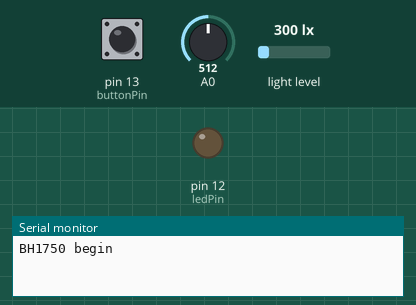
This sketch was run on a simulated Arduino Uno, built with avr-gcc and run on an emulated ATmega328P. Shown: output pins drawn as LEDs (lit = HIGH), the last lines printed to the serial monitor. Dashed ring = blinking. The inputs (shaded band) are chosen by the test bench; at power-on: pin 13 (buttonPin) LOW, A0 = 512, light level 300 lx.

Above: at 1.2 s.
1.3 s: pin 13 (buttonPin) pulled HIGH for 0.15 s
At 2.1 s:
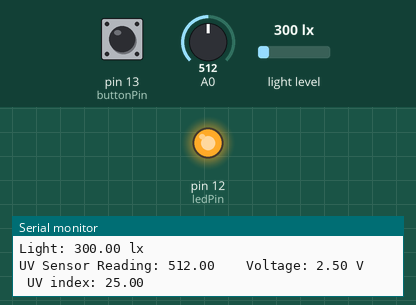
2.9 s: pin 13 (buttonPin) pulled HIGH for 1 s
At 3.3 s:
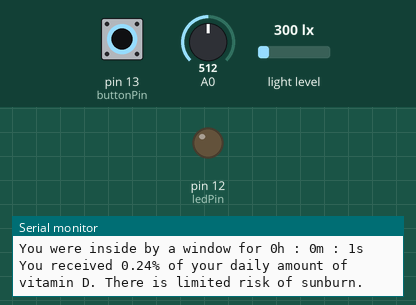
5.4 s: pin 13 (buttonPin) pulled HIGH for 3.2 s
At 6.4 s:
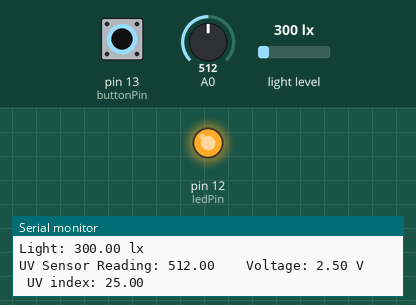
10.1 s: pin 13 (buttonPin) pulsed HIGH 5 times (0.12 s each, 0.3 s apart)
At 10.55 s:
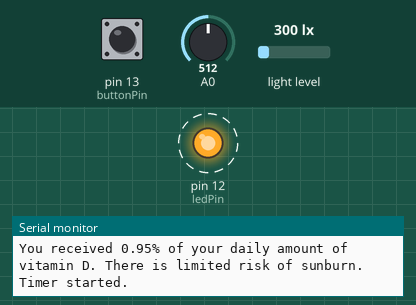
Timing chart, 0 to 13.1 s (numbered marks = the images above; inputs shaded):
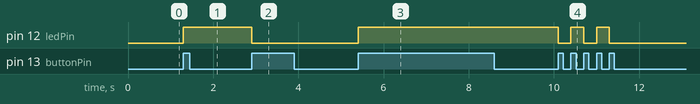

Measured:
- after the input at 1.3 s, pin 12 (ledPin): LOW → HIGH at once
- after the input at 2.9 s, pin 12 (ledPin): HIGH → LOW at once
- after the input at 5.4 s, pin 12 (ledPin): LOW → HIGH at once
- after the input at 10.1 s, pin 12 (ledPin): alternates HIGH for 0.30 s and LOW for 0.30 s, 5 changes in all, then stays LOW, starting at once

The sketch:

HonorsContract.ino
```cpp
#include <BH1750.h>
#include <Wire.h>

//Light sensor = BH1750
//UV sensor = CJMCU GUVA-S12SD
//source for light levels: https://www.engineeringtoolbox.com/light-level-rooms-d_708.html
//source for sun burn risk: https://pdskin.com/blogs/uv-index-the-sun-safety-scale/
//source for Vitamin D production based on UV and time: https://www.gbhealthwatch.com/Did-you-know-Get-VitD-Sun-Exposure.php

BH1750 lightMeter;
const int buttonPin = 13;
const int ledPin = 12;
int buttonState = LOW;
int lastButtonState = LOW;

bool timing = false;
unsigned long pressStartTime = 0;
unsigned long pressEndTime = 0;

unsigned long previousMillis = 0;
const long interval = 2000; // read sensors every two seconds

bool sense = false;
float lightAvg = 0;
float uvAvg = 0;
unsigned long readCount = 0;

void setup() {
  Serial.begin(9600);
  Wire.begin();
  lightMeter.begin();
  Serial.println("BH1750 begin");
  pinMode(ledPin, OUTPUT);
  pinMode(buttonPin, INPUT);
}

void loop() {
  // Read the current state of the button
  int reading = digitalRead(buttonPin);

  // button was just pressed
  if (reading == HIGH && lastButtonState == LOW) {
    if (!timing) {
      pressStartTime = millis();
      beginningActivites();

    } else {
      pressEndTime = millis();
      endingActivites();
    }
    delay(50); // basic debounce
  }

  // Update last button state
  lastButtonState = reading;

  if (sense){
    readSensors();
  }

}


void readSensors() {
  unsigned long currentMillis = millis();
  if (currentMillis - previousMillis >= interval) {
    previousMillis = currentMillis;

    readCount++;

    // Light sensor
    float lx = lightMeter.readLightLevel();
    lightAvg += lx;

    Serial.print("Light: ");
    Serial.print(lx);
    Serial.println(" lx");

    // UV sensor
    float sensorValue = analogRead(A0);
    float sensorVoltage = sensorValue / 1024.0 * 5.0; // convert analog value to voltage
    float uvIndex = sensorVoltage / 0.1;
    uvAvg += uvIndex;

    Serial.print("UV Sensor Reading: ");
    Serial.print(sensorValue);
    Serial.print("    Voltage: ");
    Serial.print(sensorVoltage);
    Serial.print(" V");
    Serial.print("    UV index: ");
    Serial.println(uvIndex);
  }

}


void beginningActivites() {
  timing = true;
  sense = true;
  lightAvg = 0;
  uvAvg = 0;
  readCount = 0;
  // light LED while timing
  digitalWrite(ledPin, HIGH);
  Serial.println("Timer started.");
}


void endingActivites() {
  unsigned long elapsed = (pressEndTime - pressStartTime) / 1000;
  Serial.print("\nTime between presses: ");
  Serial.print(elapsed);
  Serial.println(" seconds");
  timing = false;
  sense = false;
  // turn off LED when stop timing
  digitalWrite(ledPin, LOW);

  lightAvg = lightAvg/readCount;
  uvAvg = uvAvg/readCount;
  Serial.print("Light average: ");
  Serial.print(lightAvg);
  Serial.print(" lx");
  Serial.print("\t\tUV index average: ");
  Serial.println(uvAvg);

  String sensorData = sensorResult();
  String timeElapsed = timeResult(elapsed);
  // based on UV index and time, make conclusions about vitamin D production and risk of sunburn
  String interpretSummary = interpretResult(elapsed);

  Serial.println("\nSummary: ");
  Serial.print("You were ");
  Serial.print(sensorData);
  Serial.print(" for ");
  Serial.println(timeElapsed);
  Serial.println(interpretSummary);
}


// the UV ranges have been adjusted to the sensitivity of the UV sensor which appears higher than actual
String sensorResult() {
  String result = "";

  if (uvAvg < 2.8) { // low uv (<1.5) means inside
    if (lightAvg < 750) {
      result = "inside";
    }
    else { // more light means by window
      result = "inside by a window";
    }
  }
  else if (uvAvg >= 2.8 && uvAvg <= 5) { // moderate uv (1.5-4) means by window or cloudy outside
    if (lightAvg <= 1500) {
      result = "inside by a window";
    }
    else {
      result = "outside (cloudy or shade)";
    }
  }
  else { // high uv means outside or direct sun through a window
    if (lightAvg > 1500){
      result = "outside";
    }
    else {
      result = "inside by a window";
    }
  }

  return result;
}


String timeResult(int sec) {
  int hours = sec / 3600;
  sec = sec % 3600;
  int min = sec / 60;
  sec = sec % 60;

  String result = String(hours) + "h : " + String(min) + "m : " + String(sec) + "s";
  return result;

}


String interpretResult(int sec) {
  // interpret for vitamin D and sunburn risk
  float uvPercent = 0.0;
  String vitD = "";
  String burn = "There is limited risk of sunburn.";

  if (uvAvg < 3) {
    vitD = "UV is too low to produce vitamin D. You received 0% of your daily amount of vitamin D. ";
    if (sec >= 3300 && sec <= 3900) { // 60 mins +- 5 min range
      burn = "There is a risk of sunburn. Apply broad spectrum sunscreen if you intend to stay in the current environment.";
    }
  }
  else if (uvAvg >= 3 && uvAvg < 6) { // for daily vit D needs: average 25 mins (1500 seconds) for total amount
    uvPercent = (sec/1500.0) * 100.0;
    if (sec >= 1920 && sec <= 2520) { // 37 mins +- 5 min range
      burn = "There is a risk of sunburn. Apply sunscreen every 2 hours.";
    }
  }
  else if (uvAvg >= 6 && uvAvg < 8) { // for daily vit D needs: average 17 mins (1020 seconds) for total amount
    uvPercent = (sec/1020.0) * 100.0;
    if (sec >= 900 && sec <= 1500) { // 20 mins +- 5 min range
      burn = "There is a risk of sunburn. Apply sunscreen every 2 hours.";
    }
  }
  else if (uvAvg >= 8 && uvAvg < 10) { // for daily vit D needs: average 12 mins (720 seconds) for total amount
    uvPercent = (sec/720.0) * 100.0;
    if (sec >= 540 && sec <= 900) { // 12 mins +- 3 min range
      burn = "There is a risk of sunburn. Minimize sun exposure. Re-apply sunscreen and SPF lip balm.";
    }
  }
  else { // for daily vit D needs: average 7 mins (420 seconds) for total amount
    uvPercent = (sec/420.0) * 100.0;
    if (sec >= 300 && sec <= 660) { // 8 mins +- 3 min range
      burn = "There is a risk of sunburn. Avoid sun exposure during the day. It can be dangerous at an extreme UV index.";
    }
  }
  uvPercent = round(uvPercent * 100.0) / 100.0; // round to two decimal places
  if (vitD.length() == 0) {
    return "You received " + String(uvPercent) + "% of your daily amount of vitamin D. " + burn;
  }
  else {
    return vitD + burn;
  }

}
```
